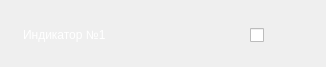
<?xml version="1.0" encoding="UTF-8"?>
<ui version="4.0">
 <class>Form</class>
 <widget class="QWidget" name="Form">
  <property name="geometry">
   <rect>
    <x>0</x>
    <y>0</y>
    <width>326</width>
    <height>67</height>
   </rect>
  </property>
  <property name="windowTitle">
   <string>Form</string>
  </property>
  <widget class="QCheckBox" name="toggle1">
   <property name="enabled">
    <bool>true</bool>
   </property>
   <property name="geometry">
    <rect>
     <x>250</x>
     <y>20</y>
     <width>60</width>
     <height>31</height>
    </rect>
   </property>
   <property name="styleSheet">
    <string notr="true">QCheckBox::indicator {
	width: 60px;
	height: 80px;
	background-image: url(:/image/resources/img/info.png);
}

QCheckBox::indicator:checked {
	image: url(:/image/resources/img/on_new.jpg);
	background-image: url(:/image/resources/img/info.png);
}

QCheckBox::indicator:unchecked {
	image: url(:/image/resources/img/off_new.jpg);
	background-image: url(:/image/resources/img/info.png);
}

</string>
   </property>
   <property name="text">
    <string/>
   </property>
  </widget>
  <widget class="QLabel" name="indicator1">
   <property name="geometry">
    <rect>
     <x>0</x>
     <y>0</y>
     <width>320</width>
     <height>70</height>
    </rect>
   </property>
   <property name="sizePolicy">
    <sizepolicy hsizetype="Minimum" vsizetype="Maximum">
     <horstretch>0</horstretch>
     <verstretch>0</verstretch>
    </sizepolicy>
   </property>
   <property name="font">
    <font>
     <pointsize>9</pointsize>
     <fontweight>ExtraLight</fontweight>
    </font>
   </property>
   <property name="styleSheet">
    <string notr="true">width: 400px;
background-image: url(:/image/resources/img/info_black.png);
color: rgb(255, 255, 255);
height: 50px;
 /*background-color: white;*/
border-radius: 25px; /* Половина высоты для полного скругления */
display: flex;
align-items: center; /* Вертикальное выравнивание текста */
padding: 0 20px; /* Отступы с обоих концов */
box-shadow: 0 4px 8px rgba(0, 0, 0, 0.1); /* Небольшая тень для эффекта всплытия */
 margin: 10px 0; /* Для отступа между элементами, если их несколько */
</string>
   </property>
   <property name="frameShadow">
    <enum>QFrame::Raised</enum>
   </property>
   <property name="text">
    <string>&lt;!DOCTYPE html&gt;
&lt;html lang=&quot;ru&quot;&gt;
&lt;head&gt;
&lt;meta charset=&quot;UTF-8&quot;&gt;
&lt;meta name=&quot;viewport&quot; content=&quot;width=device-width, initial-scale=1.0&quot;&gt;
&lt;title&gt;CustomLabel&lt;/title&gt;
&lt;style&gt;
  .custom-label {
    width: 400px;
    height: 50px;
    border-radius: 25px; /* Половина высоты для полного скругления */
    display: flex;
    align-items: center; /* Вертикальное выравнивание текста */
    padding: 0 20px; /* Отступы с обоих концов */
  }

  .custom-label-text {
    color: black;
    font-weight: 400; /* Тонкий шрифт */
    font-size: 20px; /* Размер шрифта */
  }
&lt;/style&gt;
&lt;/head&gt;
&lt;body&gt;

&lt;div class=&quot;custom-label&quot;&gt;
  &lt;span class=&quot;custom-label-text&quot;&gt;Индикатор №1&lt;/span&gt;
&lt;/div&gt;

&lt;/body&gt;
&lt;/html&gt;
</string>
   </property>
  </widget>
  <widget class="QPushButton" name="info1">
   <property name="enabled">
    <bool>true</bool>
   </property>
   <property name="geometry">
    <rect>
     <x>170</x>
     <y>20</y>
     <width>22</width>
     <height>22</height>
    </rect>
   </property>
   <property name="sizePolicy">
    <sizepolicy hsizetype="Maximum" vsizetype="Maximum">
     <horstretch>0</horstretch>
     <verstretch>0</verstretch>
    </sizepolicy>
   </property>
   <property name="font">
    <font>
     <pointsize>9</pointsize>
     <bold>false</bold>
     <stylestrategy>PreferAntialias</stylestrategy>
    </font>
   </property>
   <property name="mouseTracking">
    <bool>true</bool>
   </property>
   <property name="tabletTracking">
    <bool>true</bool>
   </property>
   <property name="focusPolicy">
    <enum>Qt::StrongFocus</enum>
   </property>
   <property name="autoFillBackground">
    <bool>false</bool>
   </property>
   <property name="styleSheet">
    <string notr="true">image: url(:/image/resources/img/info_black.png);
border-radius: 80px;</string>
   </property>
   <property name="text">
    <string/>
   </property>
   <property name="checkable">
    <bool>true</bool>
   </property>
   <property name="flat">
    <bool>true</bool>
   </property>
  </widget>
  <zorder>indicator1</zorder>
  <zorder>info1</zorder>
  <zorder>toggle1</zorder>
 </widget>
 <resources/>
 <connections/>
</ui>
